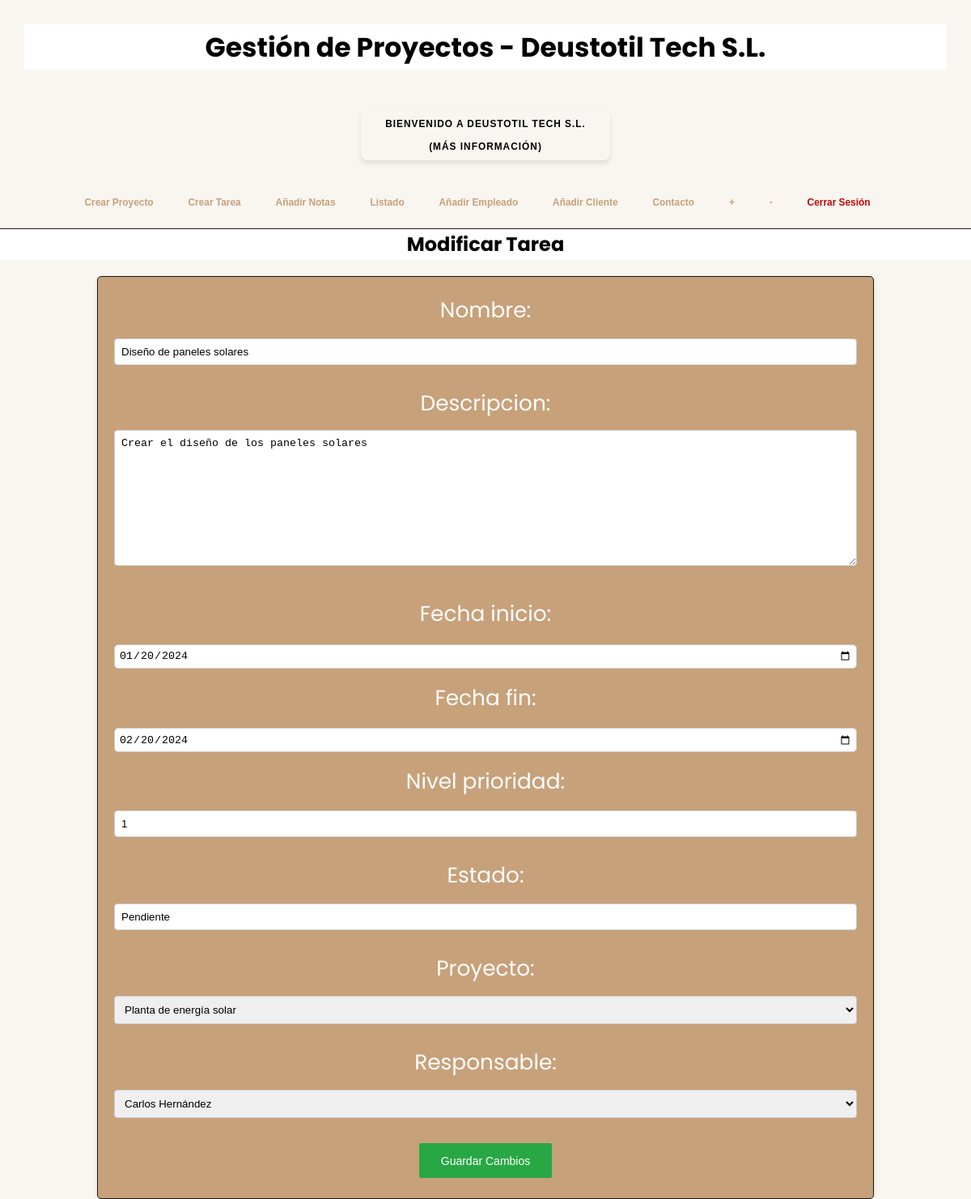
The app's page /DjangoGePrApp/modificarTarea/1/ (signed in) with its own data.
### DjangoGePrApp/models.py (models this page shows, shortened)
class Tarea(models.Model):
    nombre = models.CharField(max_length=100)
    descripcion = models.TextField()
    fecha_inicio = models.DateField()
    fecha_fin = models.DateField()
    nivel_prioridad = models.IntegerField(
        validators=[MinValueValidator(1), MaxValueValidator(3)]
    )
    estado = models.CharField(max_length=50)
    proyecto = models.ForeignKey(
        Proyecto, on_delete=models.CASCADE, related_name="tareas"
    )
    responsable = models.ForeignKey(
        Empleado,
        on_delete=models.SET_NULL,
        null=True,
        related_name="tareas_responsables",
    )

class Proyecto(models.Model):
    nombre = models.CharField(max_length=100)
    descripcion = models.TextField()
    fecha_inicio = models.DateField()
    fecha_fin = models.DateField()
    presupuesto = models.DecimalField(max_digits=10, decimal_places=2)
    cliente = models.ForeignKey(
        Cliente, on_delete=models.CASCADE, related_name="proyectos"
    )
    def __str__(self):
        return self.nombre

class Empleado(models.Model):
    dni = models.CharField(max_length=20, unique=True)
    nombre = models.CharField(max_length=100)
    apellido = models.CharField(max_length=100)
    email = models.EmailField()
    telefono = models.CharField(max_length=20)
    responsable = models.BooleanField(default=False)
    def __str__(self):
        return f"{self.nombre} {self.apellido}"

### DjangoGePrApp/views.py (the view)
# urls.py: path('modificarTarea/<int:tarea_id>/', views.modificarTarea, name='modificarTarea'),
@login_required(login_url="login")
def modificarTarea(request, tarea_id):
    tarea = Tarea.objects.get(pk=tarea_id)
    form = TareaForm(instance=tarea)
    if request.method == "POST":
        form = TareaForm(request.POST, instance=tarea)
        if form.is_valid():
            form.save()
            return redirect("listados")
    context = {"titulo_pagina": "Modificar Tarea", "form": form}
    return render(request, "modificarTarea.html", context)

### DjangoGePrApp/forms.py
class TareaForm(ModelForm):
    class Meta:
        model = Tarea
        fields = "__all__"
        widgets = {
            "fecha_inicio": forms.DateInput(attrs={"type": "date"}),
            "fecha_fin": forms.DateInput(attrs={"type": "date"}),
        }

### DjangoGePrApp/templates/modificarTarea.html
{% extends "index.html" %} {% block contenido %}
<form class="formulario" action="#" method="POST">
  {% csrf_token %} {{ form }}
  <button class="buttonCrear" type="submit">Guardar Cambios</button>
</form>
{% endblock %}

### static/css/style.css (style rules this page uses)
:root { --primary-color: #c7a17a; --background-color: #f9f5f0; --dark-color: #151515; --accent-color: #efa162; --form-background: #5cb85c; --form-hover: #4cae4c; --btn-green: #28a745; --btn-green-hover: #218838; --btn-blue: #17a2b8; --btn-blue-hover: #138496; --btn-yellow: #ffc107; --btn-yellow-hover: #e0a800; --btn-red: #dc3545; --btn-red-hover: #c82333; ; }
body, html { height: 100%; font-family: "Poppins", sans-serif; font-size: 82.5%; box-sizing: border-box; margin: 0; padding: 0; background-color: var(--background-color); line-height: 1.6; }
* { margin: 0; padding: 0; box-sizing: border-box; }
input { outline: none; border: none; }
button { padding: 8px 12px; margin: 5px 0; border: none; border-radius: 4px; cursor: pointer; transition: background-color 0.3s ease; font-size: 0.9rem; }
#id_fecha_inicio, #id_fecha_fin { width: 100%; height: 30px; padding: 5px; margin: 5px 0; border: 1px solid #ccc; border-radius: 5px; }
.formulario, .detallesProyecto, .detallesTarea, .detallesEmpleado, .detallesCliente { margin: 20px auto; padding: 20px; border: 1px solid var(--dark-color); background-color: var(--primary-color); border-radius: 5px; width: 80%; text-align: center; color: white; font-size: 2rem; box-shadow: 0 3px 6px rgba(0, 0, 0, 0.1); }
.formulario div, .detallesProyecto div, .detallesTarea div, .detallesEmpleado div, .detallesCliente div { margin-bottom: 10px; }
.formulario label { display: block; margin-bottom: 5px; }
.formulario input[type="text"], .formulario input[type="email"], .formulario input[type="tel"], .formulario input[type="number"], .formulario textarea, .formulario select { width: 100%; padding: 8px; margin: 6px 0 16px; border: 1px solid #ccc; border-radius: 4px; }
button[type="submit"] { background-color: var(--form-background); color: white; padding: 1rem 2rem; border-radius: 2px; cursor: pointer; }
.buttonCrear { font-size: 14px; padding: 10px 15px; border-radius: 5px; cursor: pointer; border: none; display: inline-flex; align-items: center; justify-content: center; }
.buttonCrear[type="submit"] { background-color: #28a745; }

### records on screen
Tarea: nombre "Diseño de paneles solares", descripcion "Crear el diseño de los paneles solares", fecha_inicio "01/20/2024", fecha_fin "02/20/2024", nivel_prioridad "1", estado "Pendiente", proyecto "Planta de energía solar", responsable "Carlos Hernández"

### other values on screen
{{ titulo_pagina }} "Modificar Tarea"
